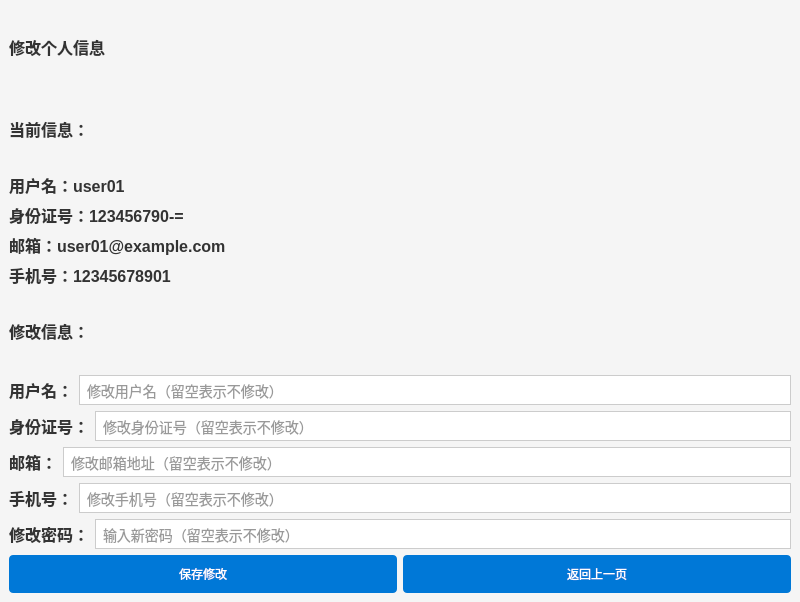
<?xml version="1.0" encoding="UTF-8"?>
<ui version="4.0">
 <class>ProfileManagementWindow</class>
 <widget class="QMainWindow" name="ProfileManagementWindow">
  <property name="geometry">
   <rect>
    <x>0</x>
    <y>0</y>
    <width>800</width>
    <height>602</height>
   </rect>
  </property>
  <property name="styleSheet">
   <string>QMainWindow {
    background-color: #F5F5F5;
    font-family: 'Segoe UI', sans-serif;
}

QPushButton {
    background-color: #0078D7;
    border: none;
    border-radius: 4px;
    color: white;
    padding: 10px;
    min-width: 150px;
}

QPushButton:hover {
    background-color: #005FAC;
}

QLineEdit {
    border: 1px solid #ccc;
    font-size: 14px;
    color: #333;
    padding: 5px;
}

QLabel {
    font-size: 16px;
    font-weight: bold;
    color: #333;
}

QTextEdit {
    border: 1px solid #ccc;
    font-size: 14px;
    color: #333;
    padding: 10px;
}</string>
  </property>
  <widget class="QWidget" name="centralwidget">
   <layout class="QGridLayout" name="gridLayout">
    <item row="0" column="0">
     <widget class="QLabel" name="profileTitleLabel">
      <property name="text">
       <string>修改个人信息</string>
      </property>
     </widget>
    </item>
    <item row="1" column="0">
     <widget class="QLabel" name="currentInfoLabel">
      <property name="text">
       <string>当前信息：</string>
      </property>
     </widget>
    </item>
    <item row="2" column="0" colspan="2">
     <layout class="QVBoxLayout" name="currentInfoLayout">
      <item>
       <widget class="QLabel" name="currentUsernameLabel">
        <property name="text">
         <string>用户名：user01</string>
        </property>
       </widget>
      </item>
      <item>
       <widget class="QLabel" name="label">
        <property name="text">
         <string>身份证号：123456790-=</string>
        </property>
       </widget>
      </item>
      <item>
       <widget class="QLabel" name="currentEmailLabel">
        <property name="text">
         <string>邮箱：user01@example.com</string>
        </property>
       </widget>
      </item>
      <item>
       <widget class="QLabel" name="currentPhoneLabel">
        <property name="text">
         <string>手机号：12345678901</string>
        </property>
       </widget>
      </item>
     </layout>
    </item>
    <item row="3" column="0">
     <widget class="QLabel" name="editInfoLabel">
      <property name="text">
       <string>修改信息：</string>
      </property>
     </widget>
    </item>
    <item row="3" column="1">
     <widget class="QLabel" name="label_3">
      <property name="text">
       <string/>
      </property>
     </widget>
    </item>
    <item row="4" column="0" colspan="2">
     <layout class="QHBoxLayout" name="usernameLayout">
      <item>
       <widget class="QLabel" name="usernameLabel">
        <property name="text">
         <string>用户名：</string>
        </property>
       </widget>
      </item>
      <item>
       <widget class="QLineEdit" name="usernameLineEdit">
        <property name="placeholderText">
         <string>修改用户名（留空表示不修改）</string>
        </property>
       </widget>
      </item>
     </layout>
    </item>
    <item row="5" column="0" colspan="2">
     <layout class="QHBoxLayout" name="horizontalLayout">
      <item>
       <layout class="QHBoxLayout" name="horizontalLayout_2">
        <item>
         <widget class="QLabel" name="label_2">
          <property name="text">
           <string>身份证号：</string>
          </property>
         </widget>
        </item>
        <item>
         <widget class="QLineEdit" name="IDLineEdit">
          <property name="placeholderText">
           <string>修改身份证号（留空表示不修改）</string>
          </property>
         </widget>
        </item>
       </layout>
      </item>
     </layout>
    </item>
    <item row="6" column="0" colspan="2">
     <layout class="QHBoxLayout" name="emailLayout">
      <item>
       <widget class="QLabel" name="emailLabel">
        <property name="text">
         <string>邮箱：</string>
        </property>
       </widget>
      </item>
      <item>
       <widget class="QLineEdit" name="emailLineEdit">
        <property name="placeholderText">
         <string>修改邮箱地址（留空表示不修改）</string>
        </property>
       </widget>
      </item>
     </layout>
    </item>
    <item row="7" column="0" colspan="2">
     <layout class="QHBoxLayout" name="phoneLayout">
      <item>
       <widget class="QLabel" name="phoneLabel">
        <property name="text">
         <string>手机号：</string>
        </property>
       </widget>
      </item>
      <item>
       <widget class="QLineEdit" name="phoneLineEdit">
        <property name="placeholderText">
         <string>修改手机号（留空表示不修改）</string>
        </property>
       </widget>
      </item>
     </layout>
    </item>
    <item row="8" column="0" colspan="2">
     <layout class="QHBoxLayout" name="passwordLayout">
      <item>
       <widget class="QLabel" name="passwordLabel">
        <property name="text">
         <string>修改密码：</string>
        </property>
       </widget>
      </item>
      <item>
       <widget class="QLineEdit" name="passwordLineEdit">
        <property name="echoMode">
         <enum>QLineEdit::Password</enum>
        </property>
        <property name="placeholderText">
         <string>输入新密码（留空表示不修改）</string>
        </property>
       </widget>
      </item>
     </layout>
    </item>
    <item row="9" column="0" colspan="2">
     <layout class="QHBoxLayout" name="buttonLayout">
      <item>
       <widget class="QPushButton" name="saveButton">
        <property name="cursor">
         <cursorShape>PointingHandCursor</cursorShape>
        </property>
        <property name="text">
         <string>保存修改</string>
        </property>
       </widget>
      </item>
      <item>
       <widget class="QPushButton" name="backButton">
        <property name="cursor">
         <cursorShape>PointingHandCursor</cursorShape>
        </property>
        <property name="text">
         <string>返回上一页</string>
        </property>
       </widget>
      </item>
     </layout>
    </item>
   </layout>
  </widget>
 </widget>
 <resources/>
 <connections/>
</ui>
